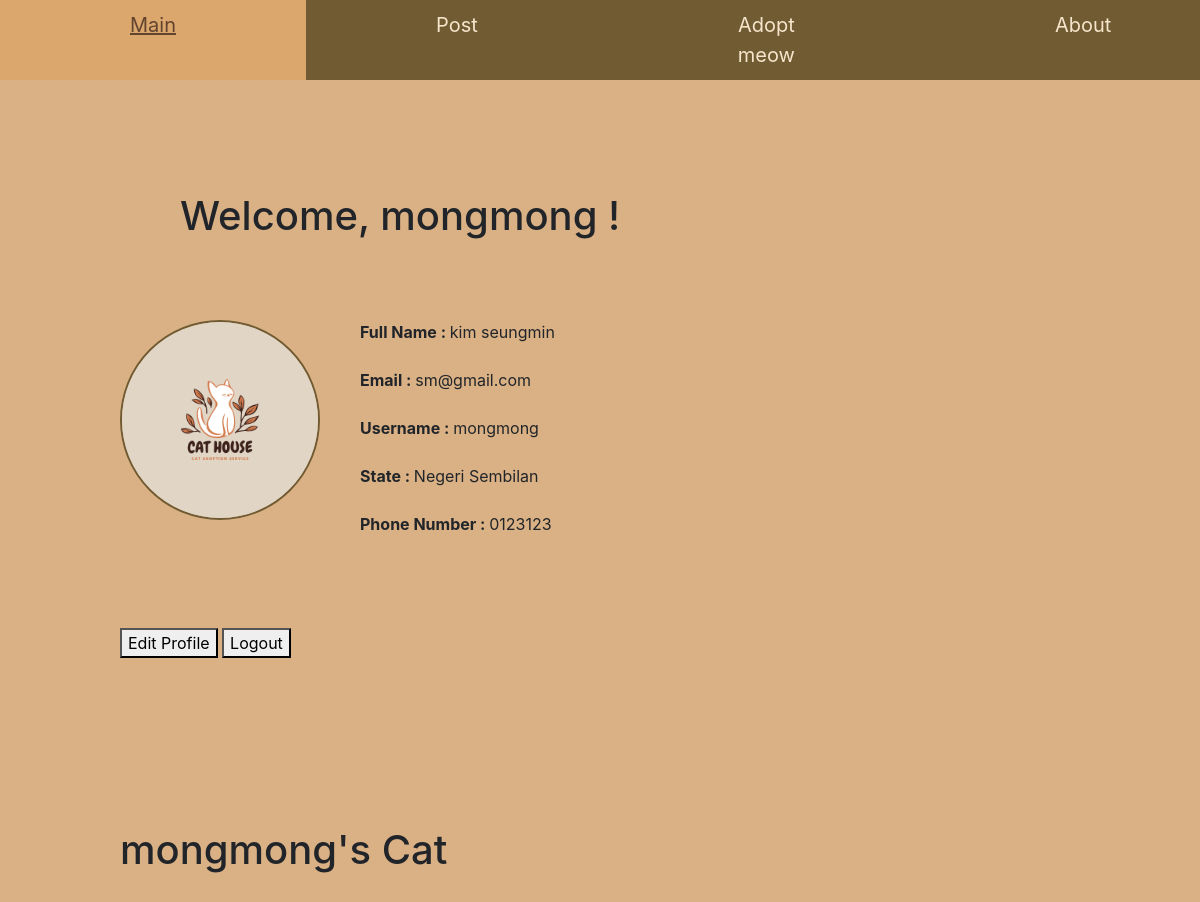
Page /userprofile (signed in) on the committed database.
### home/models.py (models this page shows, shortened)
class User(db.Model, UserMixin):
    id = db.Column(db.Integer, primary_key=True)
    fullname = db.Column(db.String(120), unique=True, nullable=False)
    email = db.Column(db.String(20), unique=True, nullable=False)
    username = db.Column(db.String(120), unique=True, nullable=False)
    password1 = db.Column(db.String(255), nullable=False)
    password2 = db.Column(db.String(255), nullable=False)
    state = db.Column(db.String(120), nullable=False)
    phonenumber = db.Column(db.String(20), unique=True, nullable=False)
    profile_pic = db.Column(db.String(255), nullable=True)
    posts = db.relationship('Post', backref='author', lazy=True)
    comments = db.relationship('Comment', backref='author', lazy=True)
    likes = db.relationship('Like', backref='author', lazy=True)
    cats = db.relationship('Cat', backref='owner', lazy=True)

### home/views.py (the view)
@views.route('/userprofile', methods=['GET'])
@login_required
def userprofile():
    form = User.query.all()
    profile_pic= url_for('static', filename='default.jpg')
    if current_user.is_authenticated and current_user.profile_pic is not None:
        profile_pic = url_for('static', filename='profile_pics/' + current_user.profile_pic)
    cats = Cat.query.filter(Cat.owner.has(id=current_user.id)).all()
    return render_template("userprofile.html", profile_pic=profile_pic, cats=cats)

### home/templates/userprofile.html (shortened to what this page needs)
<!DOCTYPE html>
<html>
<head>
   <link rel="stylesheet" type='text/css' media="screen"  href="{{ url_for('static',filename='main.css')}}">
   <link rel="stylesheet" href="https://maxcdn.bootstrapcdn.com/bootstrap/4.0.0/css/bootstrap.min.css">
  <div class="userpage_container">
   <div class="navigation">
    <div class="topnav">
      <a class="" href="/mainpage">Main</a>
      <a href="/createpost">Post</a>
      <a href="/adoptmeow">Adopt meow</a>
      <a href="/donation">About</a>
    </div>
  </div>
</head>
<body>
   <br />
   <h1 style="margin-left: 15%;" >Welcome, {{ current_user.username }} ! </h1>
<div class="userprofile">
    <div class="media">
        <img class="userpfp" src="{{ profile_pic }}" style="max-width: 200px; max-height: 200px;">
        <div class="media-body">
            <strong>Full Name : </strong>{{ current_user.fullname }}</br></br>
            <strong>Email : </strong>{{ current_user.email }}</br></br>
            <strong>Username : </strong>{{ current_user.username }}</br></br>
            <strong>State : </strong>{{ current_user.state }}</br></br>
            <strong>Phone Number : </strong>{{ current_user.phonenumber }}</br></br>
        </div>
    </div>
   <div class="userpage_bttn">
    <button  class="edituserprofile" onclick="location.href='/user_edit'">Edit Profile</button>
    <button type="logout" class="logoutbttn" onclick="location.href='/logout'">Logout</button>
   </div>
   <h1>{{ current_user.username}}'s Cat</h1>
</div>
</body>
</html>

### home/static/main.css (style rules this page uses)
body { margin: 0; padding: 0; overflow-x: hidden; background-color: #ffdc9c; margin-top: 100px; font-family: Arial, Helvetica, sans-serif; }
.navigation { display: flex; justify-content: space-between; align-items: center; padding: 0px; position: fixed; top: 0px; width: 100%; background-color: #705b33; z-index: 1; width: 100%; }
.topnav { display: flex; background-color: #705b33; flex-grow: 1; justify-content: flex-start; }
.topnav a { color: #f6e5cb; text-align: center; padding: 10px 130px; text-decoration: none; font-size: 20px; }
.topnav::after { content: ""; display: table; clear: both; }
.userpage_container { background-color: #dab185; }
.userprofile { margin-left: 10%; }
.catpfp, .userpfp { width: 250px; height: 250px; border-radius: 50%; border: #705b33 solid 2px; overflow: hidden; margin-right: 40px; flex: 0 0 250px; display: inline-block; margin-bottom: 10%; }

### rows in the picture
User: username "mongmong", fullname "kim seungmin", email "sm@gmail.com", state "Negeri Sembilan", phonenumber "0123123"
